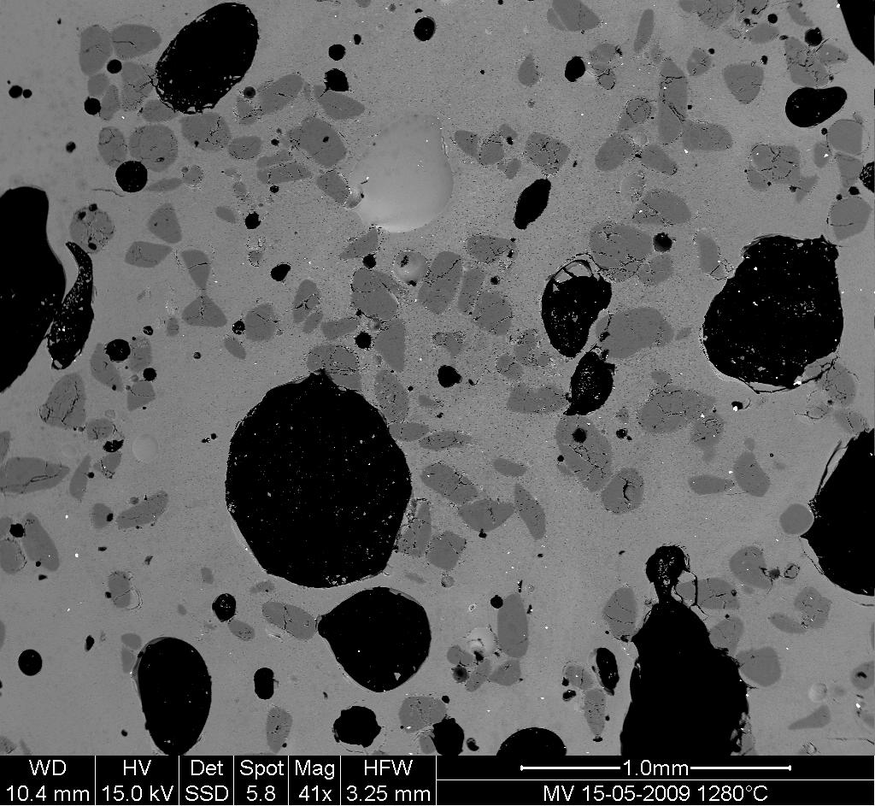
#> input picture Day_02/00_Scipy/MV_HFV_012.png, 875 x 806 px, shrunk from 1024 x 943 before the run
$ jupyter execute --allow-errors 02_scipy_Breakout-solutions.ipynb   (shell and % lines are left out)   (older library calls are emulated)
#> lines starting #> are read from the running program, lines starting #| are printed output that depends on the picture; after the words box and inside, x2 and y2 are one past the last pixel; in counts of white or black regions, pixels touching at a corner belong together
## Scientific Programming I: Breakout Solutions

[cell 1]
%pylab inline
#> (the rest of this cell did not finish here and is left out)

[cell 2]
from scipy import misc
from scipy import ndimage

The following code will open the image file MV_HFV_012.png and display it.  This Scanning Element Microscopy image shows a glass sample (light gray) with some bubbles (on black) and unmolten sand grains (dark gray).

[cell 3]
img = plt.imread("MV_HFV_012.png")
#> img is the input picture: shape (806, 875) float32; min 0, max 1, mean 0.372
fig = plt.figure()
ax = fig.add_subplot(111)
ax.imshow(img, cmap=cm.gray)
ax.axis('off')

1) Crop the image to remove the lower panel with measure information. Then re-plot the trimmed image.

[cell 4]
trim = img[:-60,:]
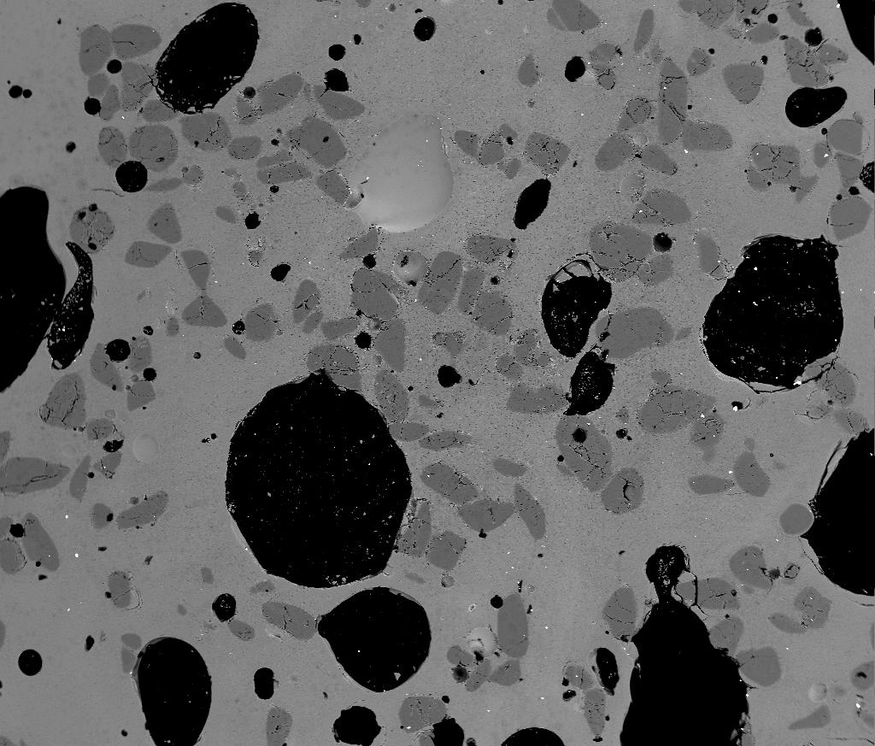
#> trim: shape (746, 875) float32; min 0, max 1, mean 0.388
fig = plt.figure()
ax = fig.add_subplot(111)
ax.imshow(trim, cmap=cm.gray)
ax.axis('off')

2) Slightly filter the image with a median filter in order to refine its histogram. Check how the histogram changes.

Use `ndimage.median_filter` to filter the image and `plt.hist` to make separate histograms of the filtered and unfiltered pixel distributions.

[cell 5]
filtdat = ndimage.median_filter(trim, size=(7,7))
thist = plt.hist(np.ravel(trim), bins=np.linspace(0,1,256), histtype="step", label="Unfiltered")
fhist = plt.hist(np.ravel(filtdat), bins=np.linspace(0,1,256), histtype="step", label="Filtered")
plt.legend()
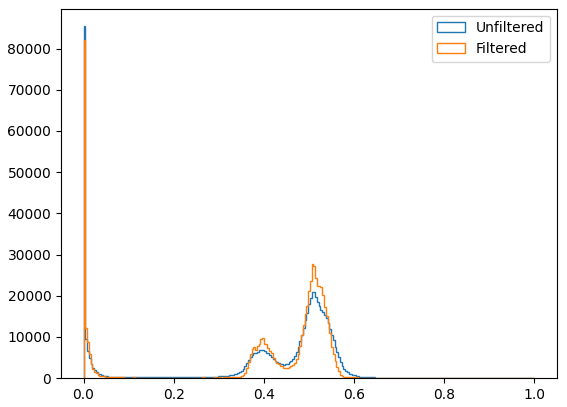
#> figure drawn by matplotlib, 1 panel

3) Using the histogram of the filtered image, determine thresholds that allow to define masks for sand pixels, glass pixels and bubble pixels.

For example, you can isolate bubble pixels by creating a mask (array of booleans) this way:

`bubble = filtdat <= 0.2`

To combine conditions you can `np.logical_and()`.

[cell 6]
bubble = filtdat <= 0.2
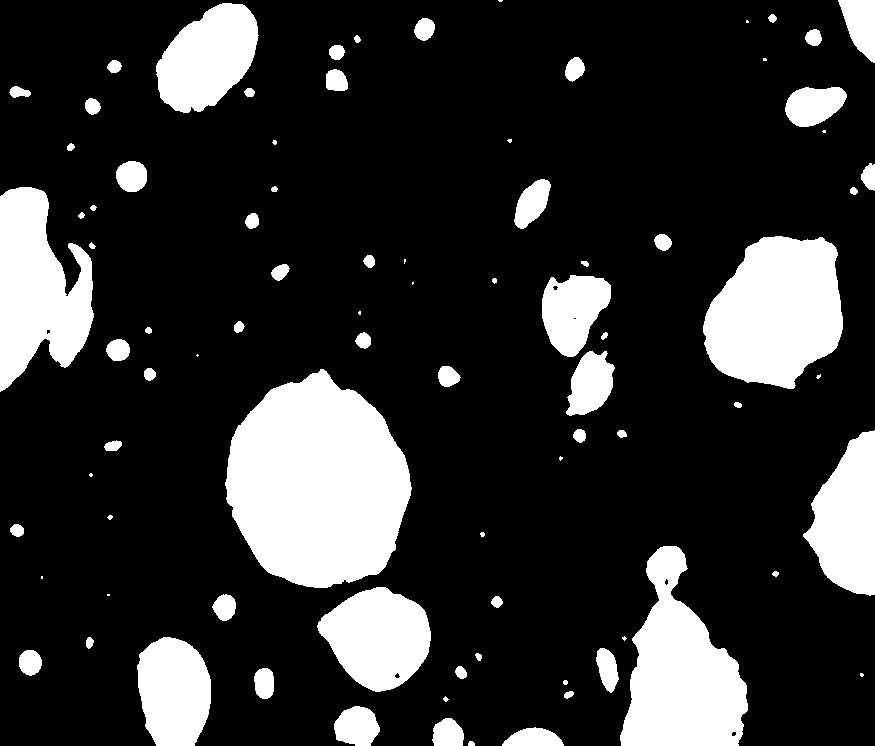
#> bubble: shape (746, 875) bool; 19.4% white; 85 white regions (17 under 20 px), largest, box (x1, y1, x2, y2) and area: (225, 369, 412, 588) 29933, (703, 236, 843, 389) 16032, (620, 546, 748, 746) 15193
sand = np.logical_and(filtdat > 0.2, filtdat <= 0.45)
#> sand: shape (746, 875) bool; 21.7% white; 533 white regions (378 under 20 px), largest, box (x1, y1, x2, y2) and area: (288, 227, 471, 451) 11132, (79, 24, 204, 194) 9969, (507, 380, 644, 515) 6053
glass = filtdat > 0.45
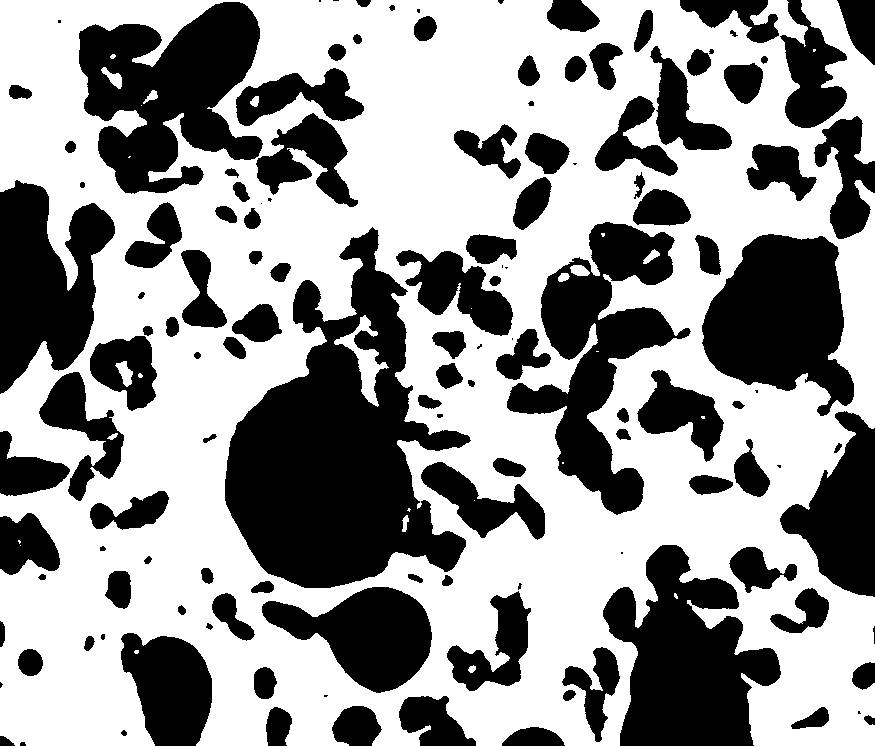
#> glass: shape (746, 875) bool; 58.9% white; 132 black regions (19 under 20 px), largest, box (x1, y1, x2, y2) and area: (225, 227, 471, 588) 44498, (79, 2, 263, 194) 21442, (603, 545, 781, 746) 21084

4) Display an image in which the three phases are colored with three different colors. You can do this by using you existing masks for the sand, glass and bubble pixels to create a new ndarray in which each type is assigned a different integer (1, 2, 3).

For example `glass.astype(np.int)` will create an array in which the integer 1 is assigned to all elements in the array `glass` which have the value of True.

[cell 7]
phases = glass.astype(np.int) + 2*sand.astype(np.int) + 3*bubble.astype(np.int)
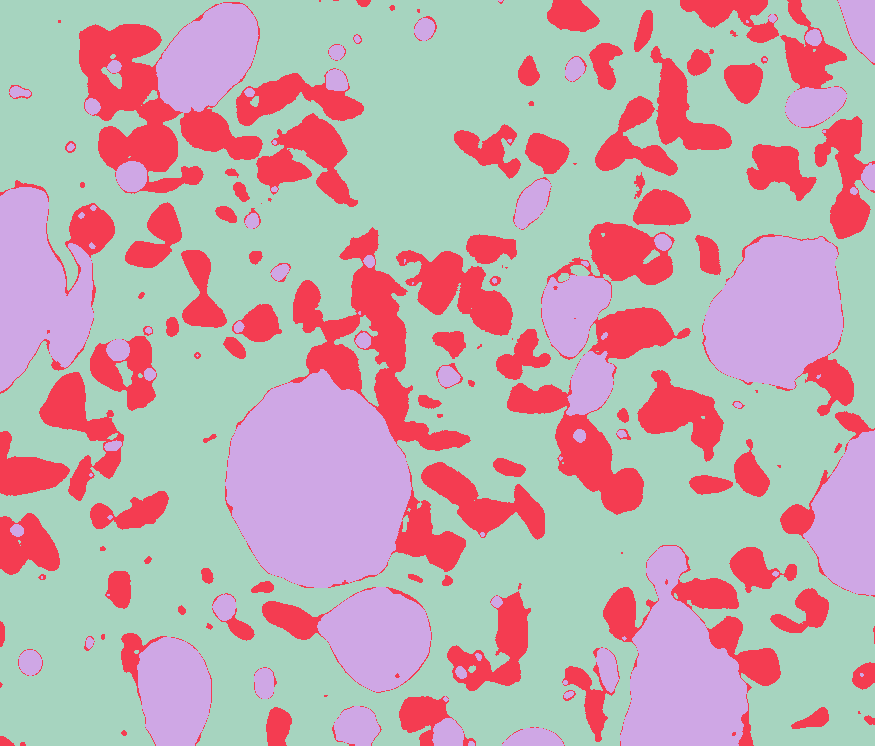
#> phases: shape (746, 875) int64; 3 distinct labels, from 1 to 3; one colour per label, 0 black
fig = plt.figure()
ax = fig.add_subplot(121)
ax.imshow(phases)
ax.axis('off')
ax2 = fig.add_subplot(122)
ax2.imshow(filtdat, cmap=cm.gray)
ax2.axis('off')

You can attribute labels to all bubbles and sand grains, and remove from the sand mask grains that are smaller than 10 pixels. To do so, use `ndimage.sum` or `np.bincount` to compute the grain sizes.

[cell 8]
sand_labels, sand_nb = ndimage.label(sand)
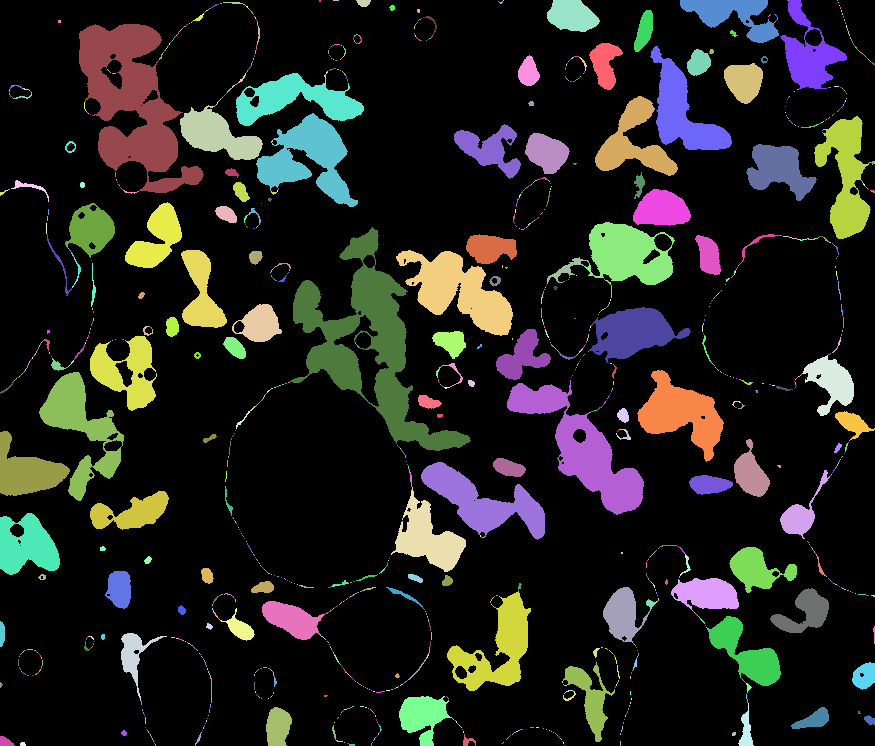
#> sand_labels: shape (746, 875) int32; 1315 distinct labels, from 0 to 1314; one colour per label, 0 black
#> sand_nb = 1314
sand_areas = np.array(ndimage.sum(sand, sand_labels, np.arange(sand_labels.max()+1)))
#> sand_areas = 1315 values, max 11116 at index 385, min 0 at index 0, mean 107.7
mask = sand_areas > 100
remove_small_sand = mask[sand_labels.ravel()].reshape(sand_labels.shape)
#> remove_small_sand: shape (746, 875) bool; 20.8% white; 78 white regions, largest, box (x1, y1, x2, y2) and area: (290, 227, 471, 451) 11116, (79, 24, 204, 193) 9920, (507, 380, 644, 515) 6030

5) Finally, we can compute the mean and median size of bubbles.

[cell 9]
bubbles_labels, bubbles_nb = ndimage.label(bubble)
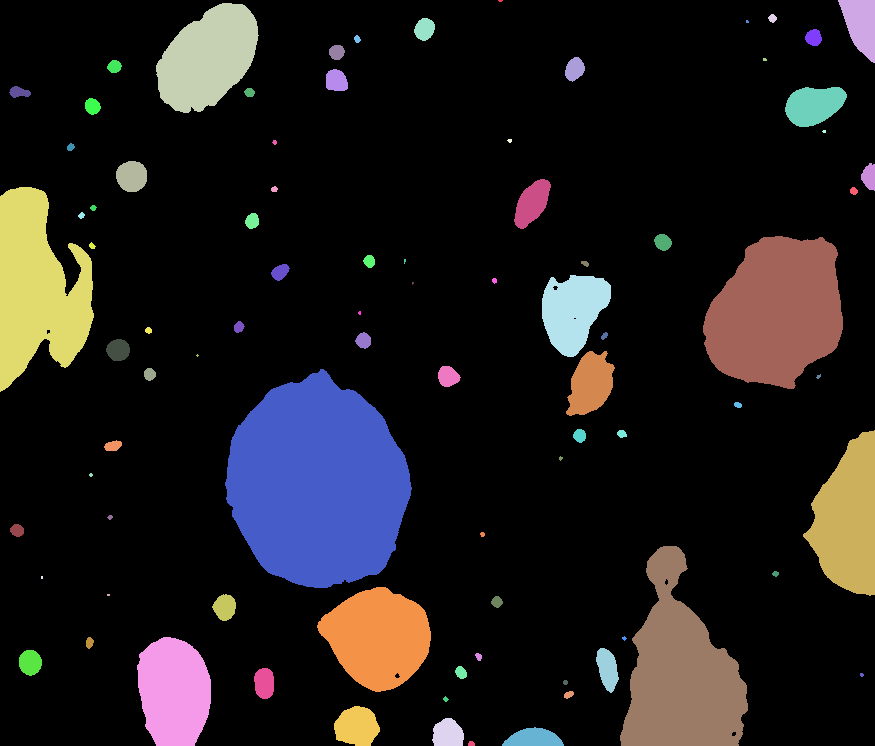
#> bubbles_labels: shape (746, 875) int32; 86 distinct labels, from 0 to 85; one colour per label, 0 black
#> bubbles_nb = 85
bubbles_areas = np.bincount(bubbles_labels.ravel())[1:]
#> bubbles_areas = 85 values, max 29933 at index 50, min 5 at index 39, mean 1487.2
mean_bubble_size = bubbles_areas.mean()
#> mean_bubble_size = 1487.2
median_bubble_size = np.median(bubbles_areas)
#> median_bubble_size = 101
mean_bubble_size, median_bubble_size
#> Out = (1487.2, 101)
